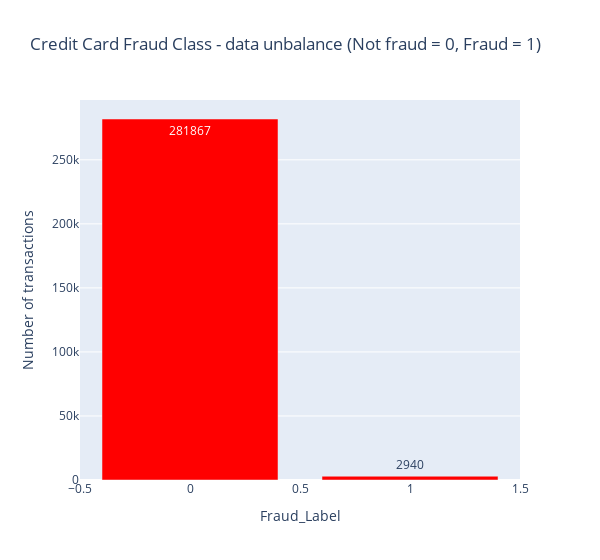

The notebook cell this image was saved under:
### Markdown cell above
Let's check data unbalance with respect with *target* value, i.e. **Class**.

### Code cell
temp = data_df["Fraud_Label"].value_counts()
df = pd.DataFrame({'Fraud_Label': temp.index,'values': temp.values})

trace = go.Bar(
    x = df['Fraud_Label'],y = df['values'],
    name="Credit Card Fraud Class - data unbalance (Not fraud = 0, Fraud = 1)",
    marker=dict(color="Red"),
    text=df['values']
)
data = [trace]
layout = dict(title = 'Credit Card Fraud Class - data unbalance (Not fraud = 0, Fraud = 1)',
          xaxis = dict(title = 'Fraud_Label', showticklabels=True), 
          yaxis = dict(title = 'Number of transactions'),
          hovermode = 'closest',width=600
         )
fig = dict(data=data, layout=layout)
iplot(fig, filename='Fraud_Label')

### Figure 1 — Plotly figure (JSON) as saved in the notebook; plotly's stock layout.template omitted (floating-point values rounded to 4 significant figures)
{"data": [{"marker": {"color": "Red"}, "name": "Credit Card Fraud Class - data unbalance (Not fraud = 0, Fraud = 1)", "text": [281900.0, 2940.0], "type": "bar", "x": [0, 1], "y": [281867, 2940]}], "layout": {"hovermode": "closest", "title": {"text": "Credit Card Fraud Class - data unbalance (Not fraud = 0, Fraud = 1)"}, "width": 600, "xaxis": {"showticklabels": true, "title": {"text": "Fraud_Label"}}, "yaxis": {"title": {"text": "Number of transactions"}}}}
